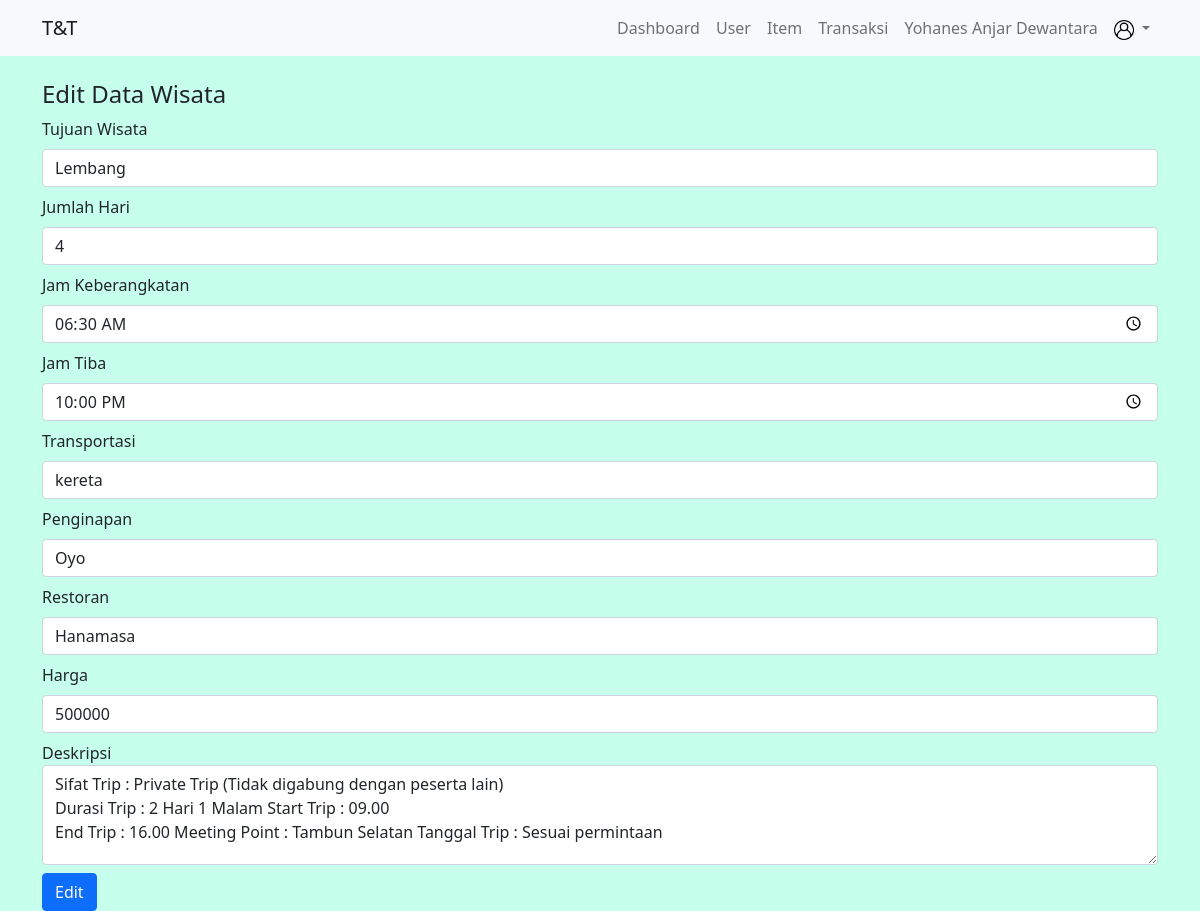
Page /admin/admin/index.php?page=dashboard_edit&no_items=2 (signed in) on the committed database.
### tables this page shows
CREATE TABLE `tb_items` (
  `no_items` int(4) NOT NULL,
  `user_id` int(4) NOT NULL,
  `tujuan_wisata` varchar(50) NOT NULL,
  `jmlh_hari` int(2) NOT NULL,
  `jam_berangkat` time NOT NULL,
  `jam_tiba` time NOT NULL,
  `transportasi` enum('pesawat','kereta','bus','kapal') NOT NULL,
  `penginapan` varchar(50) NOT NULL,
  `restoran` varchar(50) NOT NULL,
  `harga` decimal(10,0) NOT NULL,
  `deskripsi` text NOT NULL
);

### admin/admin/dashboard/edit.php (the view, shortened to what this page needs)
<?php
if(isset($_GET['no_items'])){
    $id = $_GET['no_items'];
    $query = mysqli_query($koneksi, "SELECT * FROM tb_items WHERE no_items='$id'");
    $data = mysqli_fetch_array($query);
    if(mysqli_num_rows($query) == 1){
    ?>
<div class="row">
    <div class="col-md-12">
        <h4>Edit Data Wisata</h4>
        <form action="index.php?page=dashboard_update" method="post">
            <div class="mt-2">
                <label for="tujuan_wisata" class="form-label">Tujuan Wisata</label>
                <input type="text" name="tujuan_wisata" id="tujuan_wisata" class="form-control"
                    value="<?= $data['tujuan_wisata']?>" placeholder="Masukkan Tujuan Wisata">
            </div>
            <div class="mt-2">
                <label for="jmlh_hari" class="form-label">Jumlah Hari</label>
                <input type="number" name="jmlh_hari" id="jmlh_hari" class="form-control"
                    value="<?= $data['jmlh_hari']?>" placeholder="Masukkan Jumlah Hari">
            </div>
            <div class="mt-2">
                <label for="jam_berangkat" class="form-label">Jam Keberangkatan</label>
                <input type="time" name="jam_berangkat" id="jam_berangkat" class="form-control"
                    value="<?= $data['jam_berangkat']?>" placeholder="Masukkan Jam Keberangkatan">
            </div>
            <div class="mt-2">
                <label for="jam_tiba" class="form-label">Jam Tiba</label>
                <input type="time" name="jam_tiba" id="jam_tiba" class="form-control" value="<?= $data['jam_tiba']?>"
                    placeholder="Masukkan Jam Tiba">
            </div>
            <div class="mt-2">
                <label for="transportasi" class="form-label">Transportasi</label>
                <input type="text" name="transportasi" id="transportasi" class="form-control"
                    value="<?= $data['transportasi']?>" placeholder="Masukkan Transportasi">
            </div>
            <div class="mt-2">
                <label for="penginapan" class="form-label">Penginapan</label>
                <input type="text" name="penginapan" id="penginapan" class="form-control"
                    value="<?= $data['penginapan']?>" placeholder="Masukkan Penginapan">
            </div>
            <div class="mt-2">
                <label for="restoran" class="form-label">Restoran</label>
                <input type="text" name="restoran" id="restoran" class="form-control" value="<?= $data['restoran']?>"
                    placeholder="Masukkan Restoran">
            </div>
            <div class="mt-2">
                <label for="harga" class="form-label">Harga</label>
                <input type="text" name="harga" id="harga" class="form-control" value="<?= $data['harga']?>"
                    placeholder="Masukkan Harga" required>
            </div>
            <div class="mt-2">
                <label for="deskripsi">Deskripsi</label>
                <textarea name="deskripsi" id="deskripsi" class="form-control" placeholder="Masukkan Deskripsi"
                    style="height: 100px"><?= $data['deskripsi']?></textarea>
            </div>
            <input type="submit" value="Edit" name="edit" class="btn btn-primary mt-2">
        </form>
    </div>
</div>
<?php
    }else{
        header("Location:index.php?page=dashboard");
    }
}else{
    header("Location:index.php?page=dashboard");
}
?>

### assets/style.css (style rules this page uses)
body { background-color: #C7FFED; }

### rows in the picture
tb_items: tujuan_wisata "Lembang", jmlh_hari "4", jam_berangkat "06:30:00", jam_tiba "22:00:00", transportasi "kereta", penginapan "Oyo", restoran "Hanamasa", harga "500000", deskripsi "Sifat Trip : Private Trip (Tidak digabung dengan peserta lain) Durasi Trip : 2 Hari 1 Malam Start Trip : 09.00 End Trip : 16.00 Meeting Point : Tambun Selatan Tanggal Trip : Sesuai permintaan"

### other values in the picture
$_SESSION['nama_cust'] "Yohanes Anjar Dewantara"
